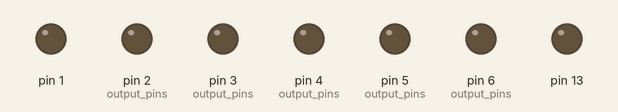
Recording of a sketch running on a simulated Arduino Uno, built with avr-gcc and run on an emulated ATmega328P. Parts: output pins drawn as LEDs (lit = HIGH).

Above: at 0.1 s.
At 4.23 s:
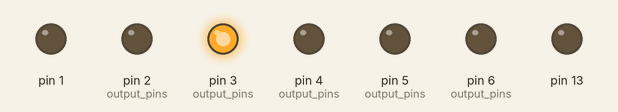
At 12.84 s:
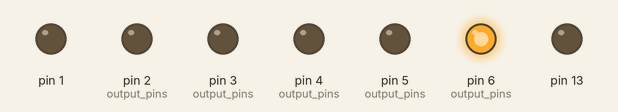
At 25.6 s:
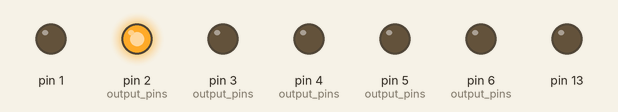
At 28.4 s:
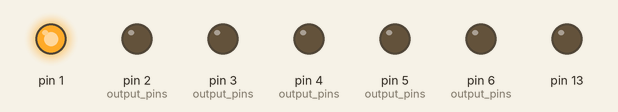
At 36.7 s:
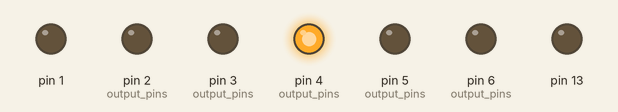
Timing chart, 0 to 40.0 s (numbered marks = the images above):
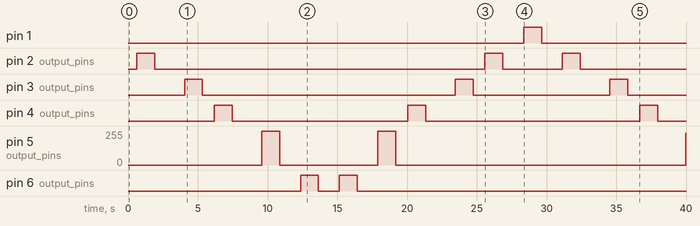

Measured:
- by itself, pin 1: LOW → HIGH at 28.4 s, → LOW 1.3 s later
- by itself, pin 2 (output_pins): goes HIGH 1.3 s, LOW 23.7 s, HIGH 1.3 s, LOW 4.3 s, HIGH 1.3 s, then LOW
- by itself, pin 3 (output_pins): goes HIGH 1.3 s, LOW 18.1 s, HIGH 1.3 s, LOW 9.8 s, HIGH 1.3 s, then LOW
- by itself, pin 4 (output_pins): goes HIGH 1.3 s, LOW 12.6 s, HIGH 1.3 s, LOW 15.3 s, HIGH 1.3 s, then LOW
- by itself, pin 6 (output_pins): LOW → HIGH at 12.4 s, → LOW 1.3 s later, → HIGH 1.5 s later, → LOW 1.3 s later, … (4 changes in this stretch)
- by itself, pin 5 (output_pins): 0/255 → 255/255 at 9.6 s, → 0/255 1.3 s later, → 255/255 7.0 s later, → 0/255 1.3 s later, … (5 changes in this stretch)

The sketch:

knight_rider_lights.ino
```cpp
int output_pins[] = {2,3,4,5,6};
void pulse_pin(int pin);

void setup() {
  // LED lights
  for(int pin : output_pins){
    pinMode(pin, OUTPUT);
  }
  pinMode(13,OUTPUT);
}

void loop() {
  int delay_t = 200;
  int low_pin = output_pins[0];
  int high_pin = output_pins[(sizeof(output_pins) / sizeof(output_pins[0])) - 1];

  int this_pin = low_pin;

  do{
    pulse_pin(this_pin);
    delay(delay_t);
    this_pin++;
  } while(this_pin <= high_pin);

 do{
    this_pin--;
    pulse_pin(this_pin);
    delay(delay_t);
  } while(this_pin >= low_pin);
}

void pulse_pin(int pin){
  for(int a = 0; a < 256; a++){
    analogWrite(pin, a);
    delay(5);
  }

  for(int a = 256; a >= 0; a--){
    analogWrite(pin, a);
    delay(5);
  }
}
```
